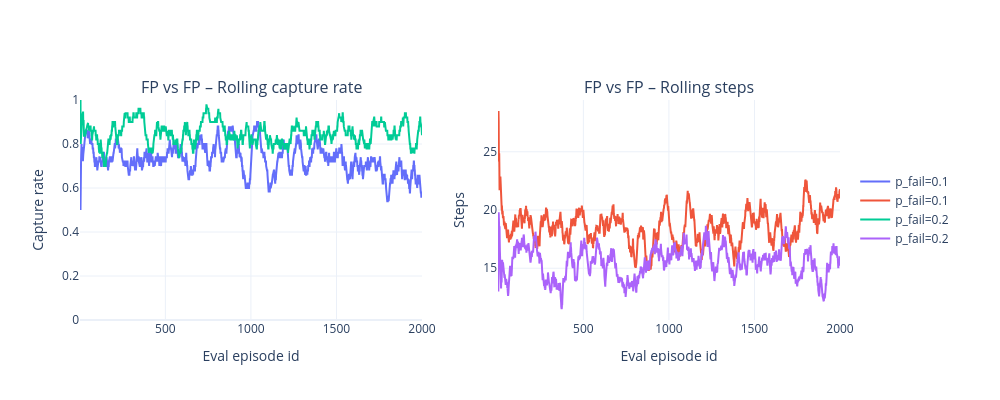

Notebook source saved alongside this figure:
### Markdown cell above
* Rolling capture rate and steps per eval episode for FP self-play, to see if the heuristic converges or drifts under eval.

### Code cell
run_fp = 'fp_vs_fp'
fp_ep = ep_df.loc[ep_df['run'] == run_fp]
if fp_ep.empty:
    print('No data for FP vs FP')
else:
    display(summary_seed_df.loc[summary_seed_df['run'] == run_fp])
    plot_run_trends(fp_ep, run=run_fp, window=ROLL_WINDOW, title_prefix='FP vs FP')

### Figure 1 — Plotly figure (JSON) as saved in the notebook; plotly's stock layout.template omitted (floating-point values rounded to 4 significant figures; data arrays with more than 128 entries replaced by an {"elided": "..."} marker saying what was removed)
{"data": [{"mode": "lines", "name": "p_fail=0.1", "type": "scatter", "x": {"elided": "2000 int values"}, "xaxis": "x", "y": {"elided": "2000 float values"}, "yaxis": "y"}, {"mode": "lines", "name": "p_fail=0.1", "type": "scatter", "x": {"elided": "2000 int values"}, "xaxis": "x2", "y": {"elided": "2000 float values"}, "yaxis": "y2"}, {"mode": "lines", "name": "p_fail=0.2", "type": "scatter", "x": {"elided": "2000 int values"}, "xaxis": "x", "y": {"elided": "2000 float values"}, "yaxis": "y"}, {"mode": "lines", "name": "p_fail=0.2", "type": "scatter", "x": {"elided": "2000 int values"}, "xaxis": "x2", "y": {"elided": "2000 float values"}, "yaxis": "y2"}], "layout": {"annotations": [{"font": {"size": 16}, "showarrow": false, "text": "FP vs FP – Rolling capture rate", "x": 0.225, "xanchor": "center", "xref": "paper", "y": 1, "yanchor": "bottom", "yref": "paper"}, {"font": {"size": 16}, "showarrow": false, "text": "FP vs FP – Rolling steps", "x": 0.775, "xanchor": "center", "xref": "paper", "y": 1, "yanchor": "bottom", "yref": "paper"}], "height": 400, "legend": {"orientation": "v", "x": 1.02, "y": 0.5, "yanchor": "middle"}, "margin": {"r": 160}, "width": 1000, "xaxis": {"anchor": "y", "domain": [0, 0.45], "title": {"text": "Eval episode id"}}, "xaxis2": {"anchor": "y2", "domain": [0.55, 1], "title": {"text": "Eval episode id"}}, "yaxis": {"anchor": "x", "domain": [0, 1], "range": [0, 1], "title": {"text": "Capture rate"}}, "yaxis2": {"anchor": "x2", "domain": [0, 1], "title": {"text": "Steps"}}}}
